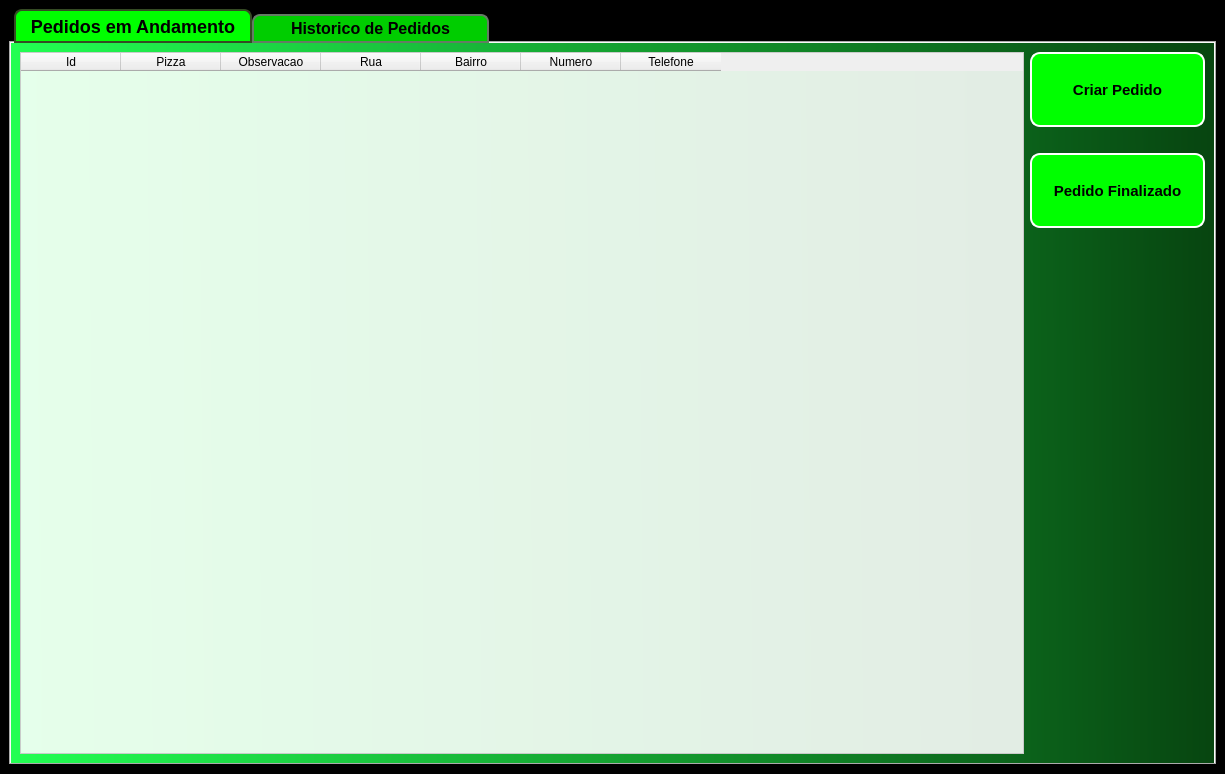
<?xml version="1.0" encoding="UTF-8"?>
<ui version="4.0">
 <class>MainWindow</class>
 <widget class="QMainWindow" name="MainWindow">
  <property name="geometry">
   <rect>
    <x>0</x>
    <y>0</y>
    <width>1225</width>
    <height>774</height>
   </rect>
  </property>
  <property name="windowTitle">
   <string>MainWindow</string>
  </property>
  <property name="styleSheet">
   <string notr="true">QWidget#centralwidget{
background-color: rgb(0, 0, 0);
}

QTabWidget::tab-bar {
	left:5px;
	width:475
}
QTabBar::tab:selected {
	border: 2px solid rgb(53, 75, 36);
	border-top-left-radius: 8px;
	border-top-right-radius: 8px;
	background-color: rgb(0,255,0);
	padding:5px;
	font: bold 18px;
}
QTabBar::tab:!selected {
	border: 2px solid rgb(100, 125, 100);
	border-top-left-radius: 8px;
	border-top-right-radius: 8px;
	background-color: rgb(0,205,0);
	padding:5px;
	font: bold 16px;
	margin-top:5px
}


QWidget#tab,QWidget#tab_2  {
background-color: qlineargradient(spread:pad, x1:0.995, y1:0.534318, x2:0, y2:0.539, stop:0 rgba(7, 69, 16, 255), stop:1 rgba(34, 255, 82, 255));
}

QTableWidget {
background-color: rgba(255, 255, 255,225);
}

QPushButton {
	background-color: rgb(0, 255, 0);
	border: 2px solid rgb(255, 255, 255);
	border-radius:10px;
	font: bold 15px
}

QPushButton:hover {
	border: 4px solid rgb(255,255,255)
}
QPushButton:pressed {
	border: 5px solid rgb(255,255,255);
	font:bold 17px;
	
	background-color: rgb(0, 170, 0);
}</string>
  </property>
  <widget class="QWidget" name="centralwidget">
   <layout class="QHBoxLayout" name="horizontalLayout">
    <item>
     <widget class="QTabWidget" name="tabWidget">
      <property name="enabled">
       <bool>true</bool>
      </property>
      <property name="minimumSize">
       <size>
        <width>0</width>
        <height>0</height>
       </size>
      </property>
      <property name="font">
       <font>
        <pointsize>10</pointsize>
       </font>
      </property>
      <property name="currentIndex">
       <number>0</number>
      </property>
      <property name="tabBarAutoHide">
       <bool>false</bool>
      </property>
      <widget class="QWidget" name="tab">
       <attribute name="title">
        <string>Pedidos em Andamento</string>
       </attribute>
       <layout class="QHBoxLayout" name="horizontalLayout_2">
        <item>
         <widget class="QTableWidget" name="tableWidget">
          <property name="font">
           <font>
            <pointsize>9</pointsize>
           </font>
          </property>
          <column>
           <property name="text">
            <string>Id</string>
           </property>
          </column>
          <column>
           <property name="text">
            <string>Pizza</string>
           </property>
          </column>
          <column>
           <property name="text">
            <string>Observacao</string>
           </property>
          </column>
          <column>
           <property name="text">
            <string>Rua</string>
           </property>
          </column>
          <column>
           <property name="text">
            <string>Bairro</string>
           </property>
          </column>
          <column>
           <property name="text">
            <string>Numero</string>
           </property>
          </column>
          <column>
           <property name="text">
            <string>Telefone</string>
           </property>
          </column>
         </widget>
        </item>
        <item>
         <layout class="QVBoxLayout" name="verticalLayout">
          <item>
           <widget class="QPushButton" name="btn_criarPedido">
            <property name="minimumSize">
             <size>
              <width>155</width>
              <height>75</height>
             </size>
            </property>
            <property name="text">
             <string>Criar Pedido</string>
            </property>
           </widget>
          </item>
          <item>
           <spacer name="verticalSpacer_2">
            <property name="orientation">
             <enum>Qt::Vertical</enum>
            </property>
            <property name="sizeType">
             <enum>QSizePolicy::Fixed</enum>
            </property>
            <property name="sizeHint" stdset="0">
             <size>
              <width>20</width>
              <height>20</height>
             </size>
            </property>
           </spacer>
          </item>
          <item>
           <widget class="QPushButton" name="btn_pedidoFinalizado">
            <property name="minimumSize">
             <size>
              <width>175</width>
              <height>75</height>
             </size>
            </property>
            <property name="text">
             <string>Pedido Finalizado</string>
            </property>
           </widget>
          </item>
          <item>
           <spacer name="verticalSpacer">
            <property name="orientation">
             <enum>Qt::Vertical</enum>
            </property>
            <property name="sizeType">
             <enum>QSizePolicy::Expanding</enum>
            </property>
            <property name="sizeHint" stdset="0">
             <size>
              <width>20</width>
              <height>400</height>
             </size>
            </property>
           </spacer>
          </item>
         </layout>
        </item>
       </layout>
      </widget>
      <widget class="QWidget" name="tab_2">
       <attribute name="title">
        <string>Historico de Pedidos</string>
       </attribute>
       <layout class="QHBoxLayout" name="horizontalLayout_3">
        <item>
         <widget class="QTableWidget" name="tableWidget_2">
          <property name="minimumSize">
           <size>
            <width>0</width>
            <height>0</height>
           </size>
          </property>
          <column>
           <property name="text">
            <string>Id</string>
           </property>
          </column>
          <column>
           <property name="text">
            <string>Pizza</string>
           </property>
          </column>
          <column>
           <property name="text">
            <string>Observacao</string>
           </property>
          </column>
          <column>
           <property name="text">
            <string>Rua</string>
           </property>
          </column>
          <column>
           <property name="text">
            <string>Bairro</string>
           </property>
          </column>
          <column>
           <property name="text">
            <string>Numero</string>
           </property>
          </column>
          <column>
           <property name="text">
            <string>Telefone</string>
           </property>
          </column>
          <column>
           <property name="text">
            <string>Status</string>
           </property>
          </column>
         </widget>
        </item>
        <item>
         <layout class="QVBoxLayout" name="verticalLayout_2">
          <item>
           <widget class="QPushButton" name="btn_consultarPedido">
            <property name="minimumSize">
             <size>
              <width>155</width>
              <height>75</height>
             </size>
            </property>
            <property name="text">
             <string>Consultar Pedido</string>
            </property>
           </widget>
          </item>
          <item>
           <spacer name="verticalSpacer_4">
            <property name="orientation">
             <enum>Qt::Vertical</enum>
            </property>
            <property name="sizeType">
             <enum>QSizePolicy::Fixed</enum>
            </property>
            <property name="sizeHint" stdset="0">
             <size>
              <width>20</width>
              <height>20</height>
             </size>
            </property>
           </spacer>
          </item>
          <item>
           <widget class="QPushButton" name="btn_gerarRelatorio">
            <property name="minimumSize">
             <size>
              <width>175</width>
              <height>75</height>
             </size>
            </property>
            <property name="text">
             <string>Gerar Relatorio</string>
            </property>
           </widget>
          </item>
          <item>
           <spacer name="verticalSpacer_3">
            <property name="orientation">
             <enum>Qt::Vertical</enum>
            </property>
            <property name="sizeHint" stdset="0">
             <size>
              <width>20</width>
              <height>40</height>
             </size>
            </property>
           </spacer>
          </item>
         </layout>
        </item>
       </layout>
      </widget>
     </widget>
    </item>
   </layout>
  </widget>
 </widget>
 <resources/>
 <connections/>
</ui>
